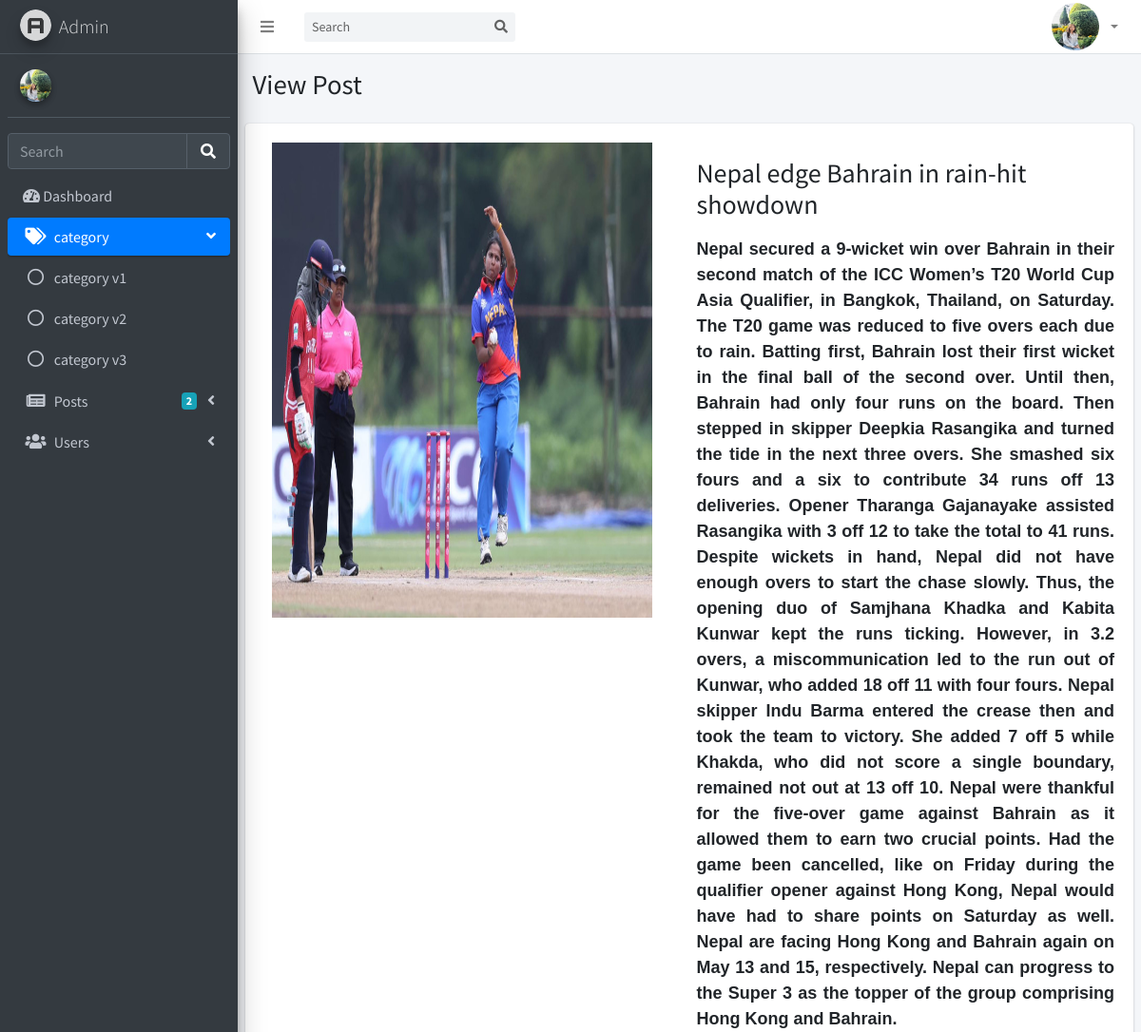
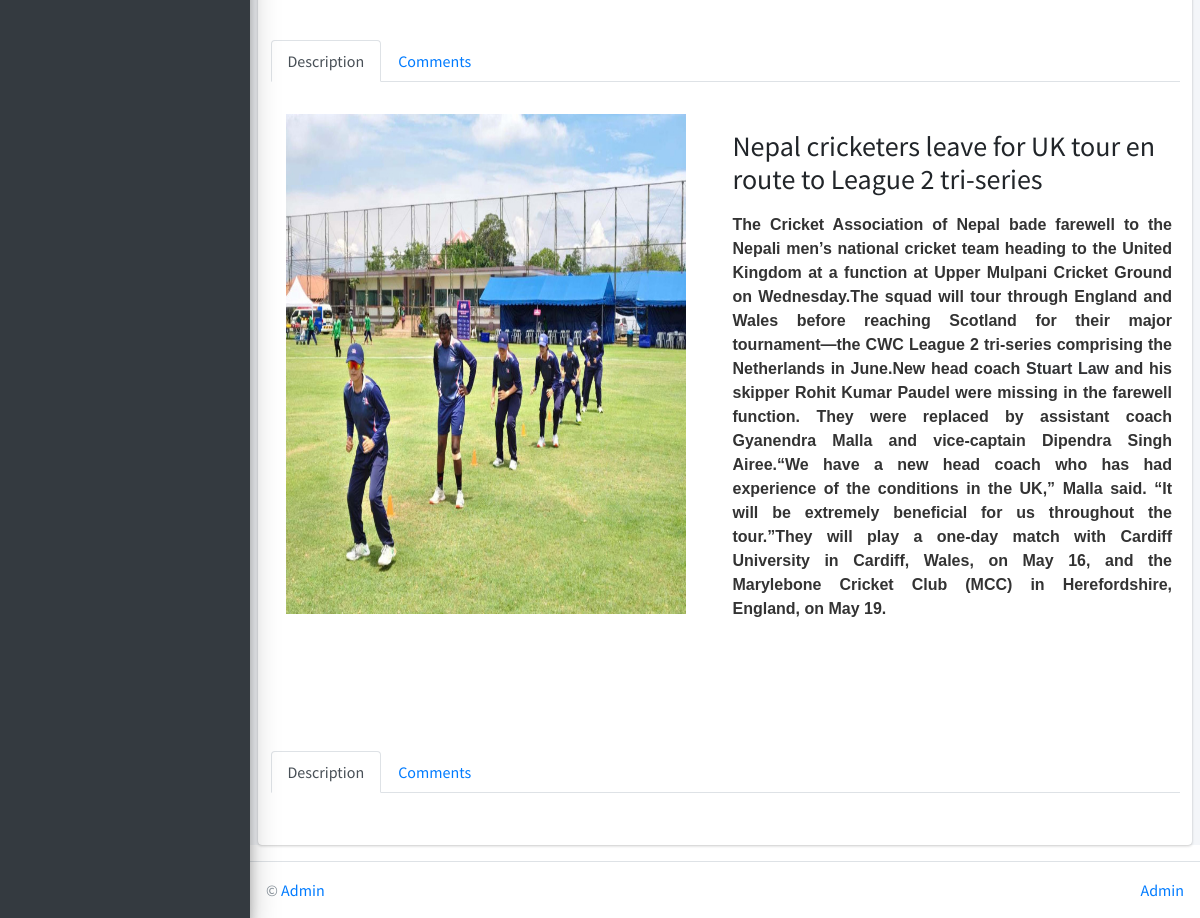
Page /view_post on the committed database (2 pictures, top to bottom).
### apps/models.py (models this page shows)
class NewsPost(db.Model):
    __tablename__ = "news_posts"
    id = db.Column(db.Integer, primary_key=True)
    title = db.Column(db.String(255))
    content = db.Column(db.Text)
    author_id = db.Column(db.Integer, db.ForeignKey('users.id'), nullable=False)
    author = db.relationship('Users', back_populates='posts')
    status = db.Column(db.Boolean, nullable=False, default=False)
    category_id = db.Column(db.Integer, db.ForeignKey("categories.id"), nullable=False)
    categories = db.relationship('Category', back_populates='news_posts' , lazy= True)
    banner_image = db.Column(db.String(100), nullable=True)  # Stores file path
    content_images= db.relationship("ContentImage", back_populates="news_posts", cascade="all, delete-orphan")
    date_posted = db.Column(db.DateTime, default=datetime.utcnow)

### apps/home/routes.py (the view)
@blueprint.route('/view_post')
def view_post():
    posts = NewsPost.query.order_by(NewsPost.date_posted)
    return render_template('home/view_post.html', segment='index', posts=posts)

### apps/authentication/models.py (called while the page is built)
@login_manager.request_loader
def request_loader(request):
    username = request.form.get('username')
    user = Users.query.filter_by(username=username).first()
    return user if user else None

### apps/authentication/routes.py (called while the page is built)
@blueprint.before_app_request
def setup_roles_permissions():
    assign_permissions_to_roles()

### apps/home/routes.py (called while the page is built)
@blueprint.before_app_request
def create_default_categories():
    default_names = ['Sports', 'Technology', 'Politics', 'Entertainment']
    for name in default_names:
        if not Category.query.filter_by(name=name).first():
            db.session.add(Category(name=name))
    db.session.commit()

### templates/home/view_post.html (shortened to what this page needs)
{% extends "layouts/base.html" %}
{% block body_class %} sidebar-mini {% endblock body_class %}
{% block stylesheets %}
  <link rel="stylesheet" href="{{ url_for('static', filename='assets/plugins/fontawesome-free/css/all.min.css') }}">
  <link rel="stylesheet" href="{{ url_for('static', filename='assets/css/adminlte.min.css') }}">
{% endblock stylesheets %}
{% block content %}
  <div class="content-wrapper">
    <section class="content-header">
      <div class="container-fluid">
        <div class="row mb-2">
          <div class="col-sm-6">
            <h1>View Post</h1>
          </div>
        </div>
      </div>
    </section>
    <section class="content">
      <div class="card card-solid">
        <div class="card-body">
            {% for post in posts %}
            <div class="row">
            <div class="col-12 col-sm-6">
              <div class="col-12 col-sm-6">
                {% if post.banner_image %}
                <img src="{{ url_for('static', filename='assets/img/' + post.banner_image.split('/')[-1])}}" alt="Banner Image"  width="400"
                height="500">
                {% endif %}
                </div>
                </div>
            <div class="col-12 col-sm-6">
              <h3 class="my-3">{{post.title}}</h3>
            <div class="tab-pane fade show active" id="news-desc" role="tabpanel" aria-labelledby="news-desc-tab">
              {{ post.content | safe }}
            </div>
           </div>
           </div>
          <div class="row mt-4">
            <nav class="w-100">
              <div class="nav nav-tabs" id="news-tab" role="tablist">
                <a class="nav-item nav-link active" id="news-desc-tab-{{ post.id }}" data-toggle="tab" href="#news-desc-{{ post.id }}" role="tab" aria-controls="news-desc-{{ post.id }}" aria-selected="true">Description</a>
                <a class="nav-item nav-link" id="news-comments-tab-{{ post.id }}" data-toggle="tab" href="#news-comments-{{ post.id }}" role="tab" aria-controls="news-comments-{{ post.id }}" aria-selected="false">Comments</a>
              </div>
            </nav>
            <div class="tab-content p-3" id="nav-tabContent-{{ post.id }}">
            </div>
        </div>
          {% endfor %}
        </div>
      </div>
    </section>
  </div>
{% endblock content %}

### rows in the picture
NewsPost: banner_image (picture), title "Nepal edge Bahrain in rain-hit showdown", content "Nepal secured a 9-wicket win over Bahrain in their second match of the ICC Women’s T20 World Cup Asia Qualifier, in Bangkok, Thailand, on Saturday. The T20 game was reduced to five overs each due to rain. Batting first, Bahrain lost their first wicket in the final ball of the second over. Until then, Bahrain had only four runs on the board. Then stepped in skipper Deepkia Rasangika and turned the tide in the next three overs. She smashed six fours and a six to contribute 34 runs off 13 deliveries. Opener Tharanga Gajanayake assisted Rasangika with 3 off 12 to take the total to 41 runs. Despite wickets in hand, Nepal did not have enough overs to start the chase slowly. Thus, the opening duo…"
NewsPost: banner_image (picture), title "Nepal cricketers leave for UK tour en route to League 2 tri-series", content "The Cricket Association of Nepal bade farewell to the Nepali men’s national cricket team heading to the United Kingdom at a function at Upper Mulpani Cricket Ground on Wednesday. The squad will tour through England and Wales before reaching Scotland for their major tournament—the CWC League 2 tri-series comprising the Netherlands in June. New head coach Stuart Law and his skipper Rohit Kumar Paudel were missing in the farewell function. They were replaced by assistant coach Gyanendra Malla and vice-captain Dipendra Singh Airee. “We have a new head coach who has had experience of the conditions in the UK,” Malla said. “It will be extremely beneficial for us throughout the tour.” They will…"
